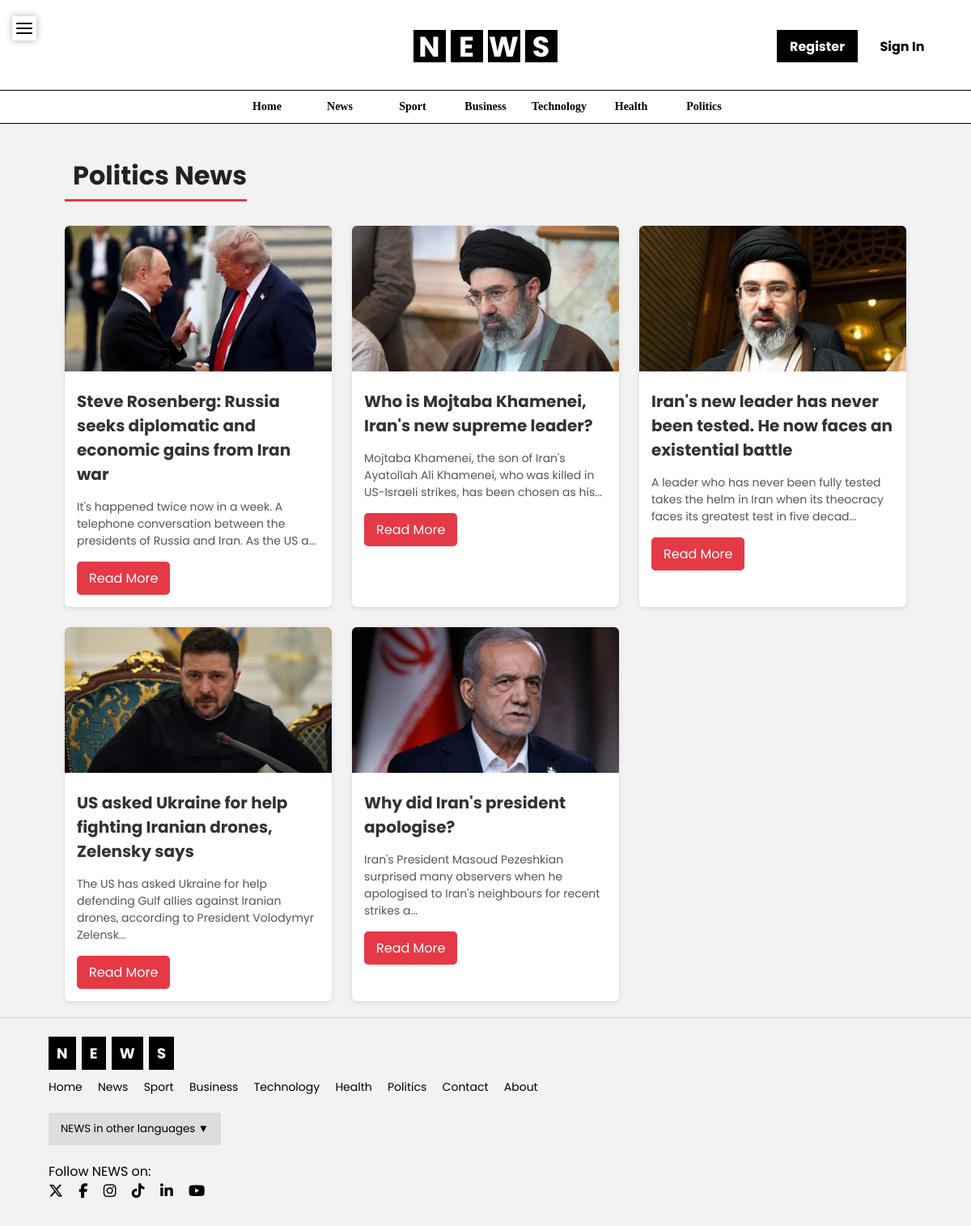
The app's page /politics.php with its own data.
### tables this page shows
CREATE TABLE `articles` (
  `id` int(11) NOT NULL,
  `title` varchar(255) DEFAULT NULL,
  `content` text DEFAULT NULL,
  `image` varchar(255) DEFAULT NULL,
  `category_id` int(11) DEFAULT NULL,
  `author_id` int(11) DEFAULT NULL,
  `created_at` timestamp NOT NULL DEFAULT current_timestamp(),
  `updated_at` timestamp NULL DEFAULT NULL,
  `category` varchar(50) DEFAULT NULL
);

### politics.php (the view, shortened to what this page needs)
<?php
include "includes/header.php";
include "includes/db.php";
?>
<div class="container">
<h2 class="category-title">Politics News</h2>
<div class="news-container">
<?php
$sql = "SELECT articles.*, categories.category_name
        FROM articles
        JOIN categories ON articles.category_id = categories.id
        WHERE categories.category_name = 'Politics'
        ORDER BY articles.created_at DESC";
$result = mysqli_query($conn, $sql);
if(mysqli_num_rows($result) > 0){
    while($row = mysqli_fetch_assoc($result)){
?>
<div class="news-card">
    <img src="assets/images/<?php echo $row['image']; ?>" alt="">
    <h3><?php echo $row['title']; ?></h3>
    <p><?php echo substr($row['content'],0,120); ?>...</p>
    <a href="single-news.php?id=<?php echo $row['id']; ?>">Read More</a>
</div>
<?php
    }
}else{
    echo "<p>No Politics news available</p>";
}
?>
</div>
</div>
<?php include "includes/footer.php"; ?>

### assets/css/style.css (style rules this page uses)
* { margin: 0; padding: 0; box-sizing: border-box; font-family: 'Poppins',sans-serif; }
body { background-color: #f2f2f2; }
h2 { font-size: 28px; font-weight: bold; color: #000000; padding-left: 10px; margin-top: 20px; }
.news-card { background:#fff; border-radius:6px; overflow:hidden; box-shadow:0 2px 6px rgba(0,0,0,0.1); }

### politics.php (style rules this page uses)
.container { width:90%; margin:auto; padding:20px; }
.category-title { text-align:center; font-size:32px; margin-bottom:30px; color:#222; border-bottom:3px solid #e63946; display:inline-block; padding-bottom:5px; }
.news-container { display:grid; grid-template-columns:repeat(auto-fit,minmax(250px,1fr)); gap:25px; }
.news-card { background:#ffffff; border-radius:10px; overflow:hidden; box-shadow:0 4px 10px rgba(0,0,0,0.1); transition:0.3s; }
.news-card img { width:100%; height:180px; object-fit:cover; }
.news-card h3 { font-size:20px; margin:15px; color:#333; }
.news-card p { margin:0 15px 15px; font-size:14px; color:#555; }
.news-card a { display:inline-block; margin:0 15px 15px; padding:8px 15px; background:#e63946; color:#fff; text-decoration:none; border-radius:5px; }

### records on screen
articles: image (picture), title "Steve Rosenberg: Russia seeks diplomatic and economic gains from Iran war", content "It's happened twice now in a week. A telephone conversation between the presidents of Russia and Iran. As the US a"
articles: image (picture), title "Who is Mojtaba Khamenei, Iran's new supreme leader?", content "Mojtaba Khamenei, the son of Iran's Ayatollah Ali Khamenei, who was killed in US-Israeli strikes, has been chosen as his"
articles: image (picture), title "Iran's new leader has never been tested. He now faces an existential battle", content "A leader who has never been fully tested takes the helm in Iran when its theocracy faces its greatest test in five decad"
articles: image (picture), title "US asked Ukraine for help fighting Iranian drones, Zelensky says", content "The US has asked Ukraine for help defending Gulf allies against Iranian drones, according to President Volodymyr Zelensk"
articles: image (picture), title "Why did Iran's president apologise?", content "Iran's President Masoud Pezeshkian surprised many observers when he apologised to Iran's neighbours for recent strikes a"
